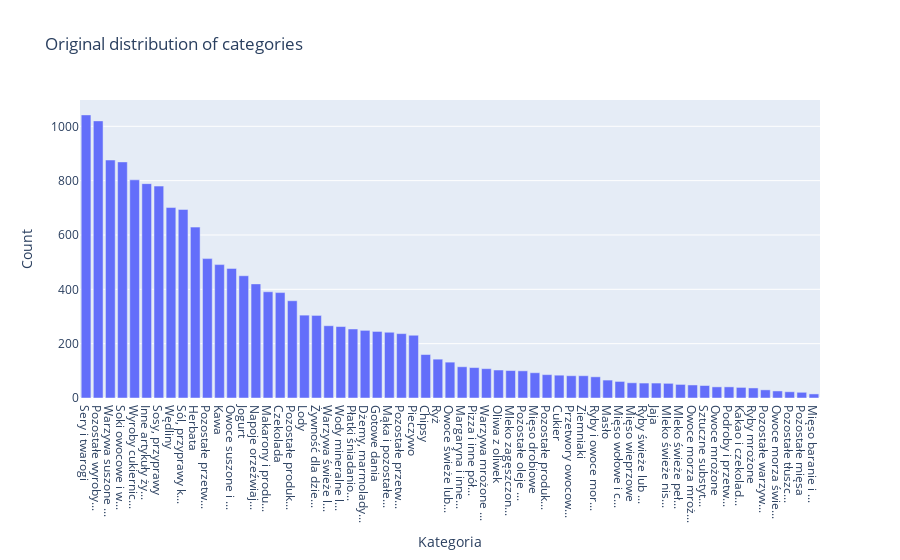

This figure's notebook cell:
### Markdown cell above
## 3. Simulating Concept Drift

### Code cell
#Let's simulate a change in target variable "kategoria"
#First we visualize the original distribution of categories

fig = px.bar({"Count": df["kategoria"].value_counts().values, "Kategoria": df["kategoria"].value_counts().index}, x="Kategoria", y="Count", title="Original distribution of categories", barmode="group", height=800)

fig.update_xaxes(
  tickvals=df["kategoria"].value_counts().index,
  ticktext=[s if len(s)<16 else s[0:16]+"..." for s in df["kategoria"].value_counts().index]
)

fig.show()

### Figure 1 — Plotly figure (JSON) as saved in the notebook; plotly's stock layout.template omitted (floating-point values rounded to 4 significant figures)
{"data": [{"alignmentgroup": "True", "hovertemplate": "Kategoria=%{x}<br>Count=%{y}<extra></extra>", "legendgroup": "", "marker": {"color": "#636efa", "pattern": {"shape": ""}}, "name": "", "offsetgroup": "", "orientation": "v", "showlegend": false, "textposition": "auto", "type": "bar", "x": ["Sery i twarogi", "Pozostałe wyroby piekarskie", "Warzywa suszone i pozostałe przetwory warzywne", "Soki owocowe i warzywne", "Wyroby cukiernicze", "Inne artykuły żywnościowe, gdzie indziej niesklasyfikowane", "Sosy, przyprawy", "Wędliny", "Sól, przyprawy korzenne i zioła kulinarne", "Herbata", "Pozostałe przetwory z ryb i owoców morza", "Kawa", "Owoce suszone i orzechy", "Jogurt", "Napoje orzeźwiające", "Makarony i produkty makaronowe", "Czekolada", "Pozostałe produkty mleczne", "Lody", "Żywność dla dzieci", "Warzywa świeże lub chłodzone inne niż ziemniaki lub pozostałe warzywa bulwiaste", "Wody mineralne lub źródlane", "Płatki śniadaniowe", "Dżemy, marmolady i miód", "Gotowe dania", "Mąka i pozostałe zboża", "Pozostałe przetwory mięsne", "Pieczywo", "Chipsy", "Ryż", "Owoce świeże lub chłodzone", "Margaryna i inne tłuszcze roślinne", "Pizza i inne półprodukty mączne", "Warzywa mrożone inne niż ziemniaki lub pozostałe warzywa bulwiaste", "Oliwa z oliwek", "Mleko zagęszczone i w proszku", "Pozostałe oleje jadalne", "Mięso drobiowe", "Pozostałe produkty zbożowe", "Cukier", "Przetwory owocowe", "Ziemniaki", "Ryby i owoce morza suszone, wędzone lub solone", "Masło", "Mięso wołowe i cielęce", "Mięso wieprzowe", "Ryby świeże lub chłodzone", "Jaja", "Mleko świeże niskotłuszczowe", "Mleko świeże pełne", "Owoce morza mrożone", "Sztuczne substytuty cukru", "Owoce mrożone", "Podroby i przetwory podrobowe", "Kakao i czekolada w proszku", "Ryby mrożone", "Pozostałe warzywa bulwiaste i przetwory z warzyw bulwiastych", "Owoce morza świeże lub chłodzone", "Pozostałe tłuszcze zwierzęce", "Pozostałe mięsa", "Mięso baranie i kozie"], "xaxis": "x", "y": [1042, 1020, 876, 869, 803, 789, 780, 701, 694, 629, 513, 491, 477, 450, 420, 391, 388, 358, 305, 304, 266, 263, 254, 249, 245, 242, 237, 231, 160, 143, 132, 115, 112, 108, 103, 101, 100, 93, 86, 84, 82, 82, 78, 66, 61, 56, 55, 55, 54, 50, 48, 46, 41, 41, 39, 37, 30, 26, 23, 21, 15], "yaxis": "y"}], "layout": {"autosize": true, "barmode": "group", "legend": {"tracegroupgap": 0}, "title": {"text": "Original distribution of categories"}, "xaxis": {"anchor": "y", "autorange": true, "domain": [0, 1], "range": [-0.5, 60.5], "ticktext": ["Sery i twarogi", "Pozostałe wyroby...", "Warzywa suszone ...", "Soki owocowe i w...", "Wyroby cukiernic...", "Inne artykuły ży...", "Sosy, przyprawy", "Wędliny", "Sól, przyprawy k...", "Herbata", "Pozostałe przetw...", "Kawa", "Owoce suszone i ...", "Jogurt", "Napoje orzeźwiaj...", "Makarony i produ...", "Czekolada", "Pozostałe produk...", "Lody", "Żywność dla dzie...", "Warzywa świeże l...", "Wody mineralne l...", "Płatki śniadanio...", "Dżemy, marmolady...", "Gotowe dania", "Mąka i pozostałe...", "Pozostałe przetw...", "Pieczywo", "Chipsy", "Ryż", "Owoce świeże lub...", "Margaryna i inne...", "Pizza i inne pół...", "Warzywa mrożone ...", "Oliwa z oliwek", "Mleko zagęszczon...", "Pozostałe oleje ...", "Mięso drobiowe", "Pozostałe produk...", "Cukier", "Przetwory owocow...", "Ziemniaki", "Ryby i owoce mor...", "Masło", "Mięso wołowe i c...", "Mięso wieprzowe", "Ryby świeże lub ...", "Jaja", "Mleko świeże nis...", "Mleko świeże peł...", "Owoce morza mroż...", "Sztuczne substyt...", "Owoce mrożone", "Podroby i przetw...", "Kakao i czekolad...", "Ryby mrożone", "Pozostałe warzyw...", "Owoce morza świe...", "Pozostałe tłuszc...", "Pozostałe mięsa", "Mięso baranie i ..."], "tickvals": ["Sery i twarogi", "Pozostałe wyroby piekarskie", "Warzywa suszone i pozostałe przetwory warzywne", "Soki owocowe i warzywne", "Wyroby cukiernicze", "Inne artykuły żywnościowe, gdzie indziej niesklasyfikowane", "Sosy, przyprawy", "Wędliny", "Sól, przyprawy korzenne i zioła kulinarne", "Herbata", "Pozostałe przetwory z ryb i owoców morza", "Kawa", "Owoce suszone i orzechy", "Jogurt", "Napoje orzeźwiające", "Makarony i produkty makaronowe", "Czekolada", "Pozostałe produkty mleczne", "Lody", "Żywność dla dzieci", "Warzywa świeże lub chłodzone inne niż ziemniaki lub pozostałe warzywa bulwiaste", "Wody mineralne lub źródlane", "Płatki śniadaniowe", "Dżemy, marmolady i miód", "Gotowe dania", "Mąka i pozostałe zboża", "Pozostałe przetwory mięsne", "Pieczywo", "Chipsy", "Ryż", "Owoce świeże lub chłodzone", "Margaryna i inne tłuszcze roślinne", "Pizza i inne półprodukty mączne", "Warzywa mrożone inne niż ziemniaki lub pozostałe warzywa bulwiaste", "Oliwa z oliwek", "Mleko zagęszczone i w proszku", "Pozostałe oleje jadalne", "Mięso drobiowe", "Pozostałe produkty zbożowe", "Cukier", "Przetwory owocowe", "Ziemniaki", "Ryby i owoce morza suszone, wędzone lub solone", "Masło", "Mięso wołowe i cielęce", "Mięso wieprzowe", "Ryby świeże lub chłodzone", "Jaja", "Mleko świeże niskotłuszczowe", "Mleko świeże pełne", "Owoce morza mrożone", "Sztuczne substytuty cukru", "Owoce mrożone", "Podroby i przetwory podrobowe", "Kakao i czekolada w proszku", "Ryby mrożone", "Pozostałe warzywa bulwiaste i przetwory z warzyw bulwiastych", "Owoce morza świeże lub chłodzone", "Pozostałe tłuszcze zwierzęce", "Pozostałe mięsa", "Mięso baranie i kozie"], "title": {"text": "Kategoria"}, "type": "category"}, "yaxis": {"anchor": "x", "autorange": true, "domain": [0, 1], "range": [0, 1097.0], "title": {"text": "Count"}, "type": "linear"}}}
